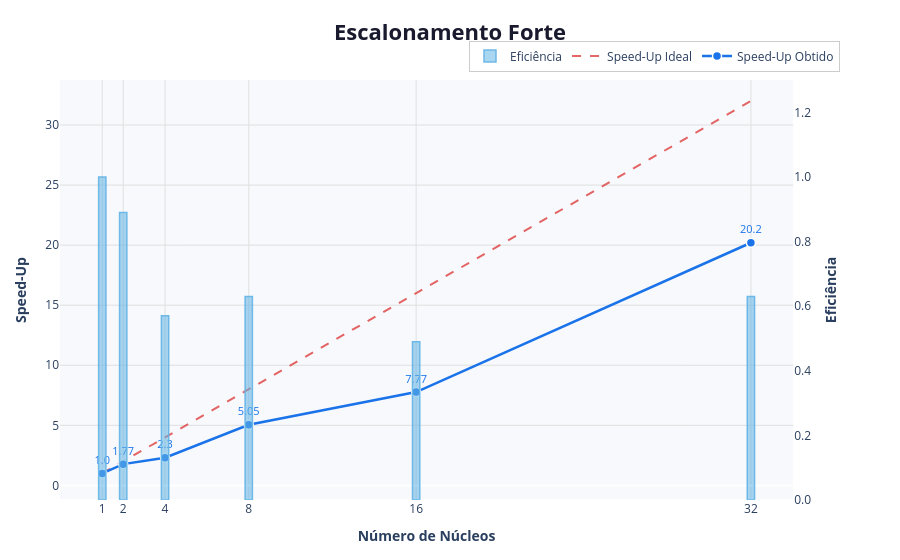

Here is the notebook cell this chart was saved with:
### Code cell
# ── Dados hardcoded ──────────────────────────────────────────────────────────
nucleos         = [1, 2, 4, 8, 16, 32]
tempoExecucao   = [101, 57, 44, 20, 13, 5]
speedUpIdeal    = [1, 2, 4, 8, 16, 32]

# ── Cálculo do Speed-Up e da Eficiência ──────────────────────────────────────
speedUp    = []
eficiencia = []

tempoBase = tempoExecucao[0]

for i in range(len(nucleos)):
    valorSpeedUp    = tempoBase / tempoExecucao[i]
    valorEficiencia = valorSpeedUp / nucleos[i]
    speedUp.append(round(valorSpeedUp, 2))
    eficiencia.append(round(valorEficiencia, 2))

# ── Figura com eixo y secundário ─────────────────────────────────────────────
fig = make_subplots(specs=[[{"secondary_y": True}]])

# Barras – Eficiência (eixo y secundário)
fig.add_trace(
    go.Bar(
        x           = nucleos,
        y           = eficiencia,
        name        = "Eficiência",
        marker_color= "rgba(99, 180, 230, 0.55)",
        marker_line = dict(color="rgba(99, 180, 230, 0.9)", width=1.5),
        width       = [0.35] * len(nucleos),
    ),
    secondary_y=True,
)

# Linha – Speed-Up Ideal
fig.add_trace(
    go.Scatter(
        x         = nucleos,
        y         = speedUpIdeal,
        mode      = "lines",
        name      = "Speed-Up Ideal",
        line      = dict(color="#E04B4B", width=2, dash="dash"),
        opacity   = 0.85,
    ),
    secondary_y=False,
)

# Linha – Speed-Up Obtido
fig.add_trace(
    go.Scatter(
        x         = nucleos,
        y         = speedUp,
        mode      = "lines+markers+text",
        name      = "Speed-Up Obtido",
        line      = dict(color="#1A73E8", width=2.5),
        marker    = dict(size=9, symbol="circle", color="#1A73E8",
                         line=dict(color="white", width=1.5)),
        text      = speedUp,
        textposition = "top center",
        textfont  = dict(size=11, color="#1A73E8"),
    ),
    secondary_y=False,
)

# ── Layout ───────────────────────────────────────────────────────────────────
fig.update_layout(
    title=dict(
        text      = "<b>Escalonamento Forte</b>",
        font      = dict(size=22, color="#1a1a2e"),
        x         = 0.5,
        xanchor   = "center",
    ),
    plot_bgcolor  = "#f7f9fc",
    paper_bgcolor = "#ffffff",
    legend        = dict(
        orientation = "h",
        yanchor     = "bottom",
        y           = 1.02,
        xanchor     = "right",
        x           = 1,
        bgcolor     = "rgba(255,255,255,0.85)",
        bordercolor = "#cccccc",
        borderwidth = 1,
    ),
    xaxis=dict(
        title     = dict(text="<b>Número de Núcleos</b>", font=dict(size=14)),
        tickmode  = "array",
        tickvals  = nucleos,
        ticktext  = [str(n) for n in nucleos],
        gridcolor = "#e0e0e0",
        showgrid  = True,
    ),
    margin = dict(t=80, b=60, l=60, r=60),
    hovermode = "x unified",
)

# Eixo y primário – Speed-Up
fig.update_yaxes(
    title_text  = "<b>Speed-Up</b>",
    gridcolor   = "#e0e0e0",
    showgrid    = True,
    secondary_y = False,
)

# Eixo y secundário – Eficiência
fig.update_yaxes(
    title_text  = "<b>Eficiência</b>",
    range       = [0, 1.3],
    tickformat  = ".1f",
    showgrid    = False,
    secondary_y = True,
)

fig.show()

### Figure 1 — Plotly figure (JSON) as saved in the notebook; plotly's stock layout.template omitted (floating-point values rounded to 4 significant figures)
{"data": [{"marker": {"color": "rgba(99, 180, 230, 0.55)", "line": {"color": "rgba(99, 180, 230, 0.9)", "width": 1.5}}, "name": "Eficiência", "type": "bar", "width": [0.35, 0.35, 0.35, 0.35, 0.35, 0.35], "x": [1, 2, 4, 8, 16, 32], "xaxis": "x", "y": [1, 0.89, 0.57, 0.63, 0.49, 0.63], "yaxis": "y2"}, {"line": {"color": "#E04B4B", "dash": "dash", "width": 2}, "mode": "lines", "name": "Speed-Up Ideal", "opacity": 0.85, "type": "scatter", "x": [1, 2, 4, 8, 16, 32], "xaxis": "x", "y": [1, 2, 4, 8, 16, 32], "yaxis": "y"}, {"line": {"color": "#1A73E8", "width": 2.5}, "marker": {"color": "#1A73E8", "line": {"color": "white", "width": 1.5}, "size": 9, "symbol": "circle"}, "mode": "lines+markers+text", "name": "Speed-Up Obtido", "text": ["1.0", "1.77", "2.3", "5.05", "7.77", "20.2"], "textfont": {"color": "#1A73E8", "size": 11}, "textposition": "top center", "type": "scatter", "x": [1, 2, 4, 8, 16, 32], "xaxis": "x", "y": [1, 1.77, 2.3, 5.05, 7.77, 20.2], "yaxis": "y"}], "layout": {"hovermode": "x unified", "legend": {"bgcolor": "rgba(255,255,255,0.85)", "bordercolor": "#cccccc", "borderwidth": 1, "orientation": "h", "x": 1, "xanchor": "right", "y": 1.02, "yanchor": "bottom"}, "margin": {"b": 60, "l": 60, "r": 60, "t": 80}, "paper_bgcolor": "#ffffff", "plot_bgcolor": "#f7f9fc", "title": {"font": {"color": "#1a1a2e", "size": 22}, "text": "<b>Escalonamento Forte</b>", "x": 0.5, "xanchor": "center"}, "xaxis": {"anchor": "y", "domain": [0, 0.94], "gridcolor": "#e0e0e0", "showgrid": true, "tickmode": "array", "ticktext": ["1", "2", "4", "8", "16", "32"], "tickvals": [1, 2, 4, 8, 16, 32], "title": {"font": {"size": 14}, "text": "<b>Número de Núcleos</b>"}}, "yaxis": {"anchor": "x", "domain": [0, 1], "gridcolor": "#e0e0e0", "showgrid": true, "title": {"text": "<b>Speed-Up</b>"}}, "yaxis2": {"anchor": "x", "overlaying": "y", "range": [0, 1.3], "showgrid": false, "side": "right", "tickformat": ".1f", "title": {"text": "<b>Eficiência</b>"}}}}
